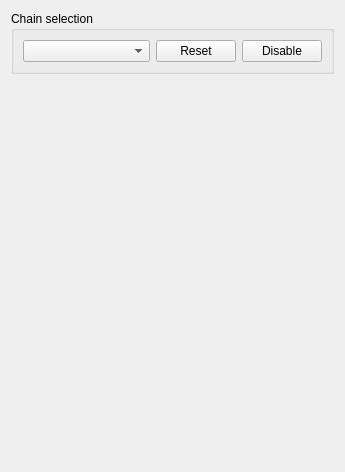
<?xml version="1.0" encoding="UTF-8"?>
<ui version="4.0">
 <class>Form</class>
 <widget class="QWidget" name="Form">
  <property name="geometry">
   <rect>
    <x>0</x>
    <y>0</y>
    <width>345</width>
    <height>472</height>
   </rect>
  </property>
  <property name="windowTitle">
   <string>Form</string>
  </property>
  <layout class="QVBoxLayout" name="mainLayout">
   <item>
    <widget class="QGroupBox" name="groupBox">
     <property name="sizePolicy">
      <sizepolicy hsizetype="Preferred" vsizetype="Fixed">
       <horstretch>0</horstretch>
       <verstretch>0</verstretch>
      </sizepolicy>
     </property>
     <property name="title">
      <string>Chain selection</string>
     </property>
     <layout class="QHBoxLayout" name="horizontalLayout" stretch="1,0,0">
      <item>
       <widget class="QComboBox" name="chainSelector"/>
      </item>
      <item>
       <widget class="QPushButton" name="reloadButton">
        <property name="sizePolicy">
         <sizepolicy hsizetype="Fixed" vsizetype="Fixed">
          <horstretch>0</horstretch>
          <verstretch>0</verstretch>
         </sizepolicy>
        </property>
        <property name="text">
         <string>Reset</string>
        </property>
       </widget>
      </item>
      <item>
       <widget class="QPushButton" name="disableButton">
        <property name="minimumSize">
         <size>
          <width>20</width>
          <height>0</height>
         </size>
        </property>
        <property name="text">
         <string>Disable</string>
        </property>
       </widget>
      </item>
     </layout>
    </widget>
   </item>
   <item>
    <widget class="QStackedWidget" name="stackedWidget"/>
   </item>
  </layout>
 </widget>
 <resources/>
 <connections/>
</ui>
